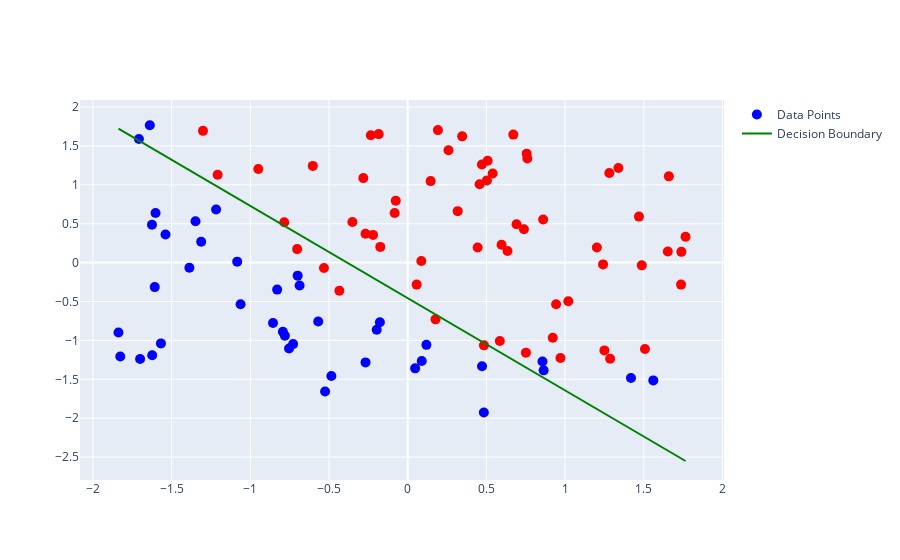

The notebook cell saved with this chart:
### Code cell
fig = go.Figure()

# Plot data points
fig.add_trace(go.Scatter(
    x=normalized_input[:, 0], 
    y=normalized_input[:, 1], 
    mode='markers', 
    marker=dict(color=colors, size=10),
    name='Data Points'
))

# Plot decision boundary
fig.add_trace(go.Scatter(
    x=x_values, 
    y=y_boundary.flatten(), 
    mode='lines', 
    name='Decision Boundary', 
    line=dict(color='green', width=2)
))
